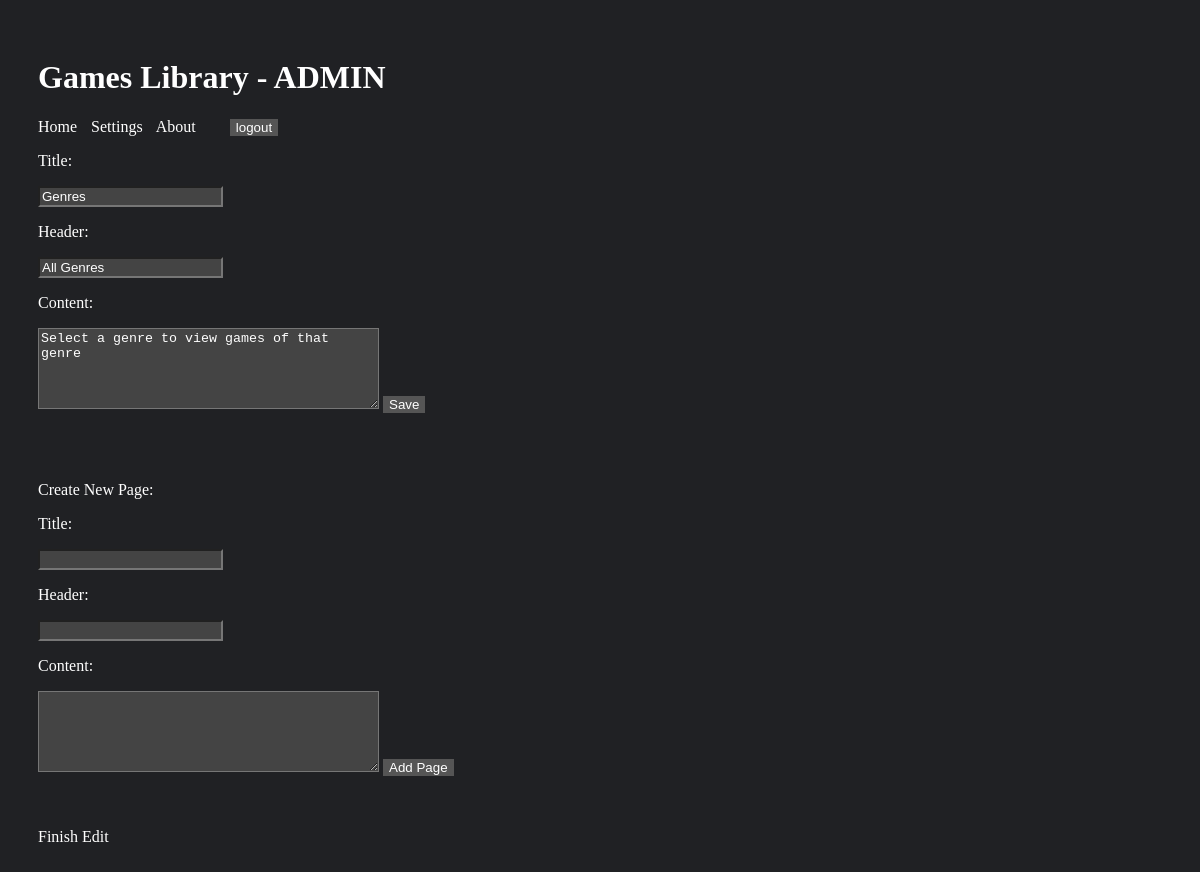
/EditPage.php?PageId=1 (signed in), run on the app's committed database.
### tables this page shows
CREATE TABLE SubPages(
	id INT NOT NULL AUTO_INCREMENT PRIMARY KEY,
    parentPage INT NULL,
    image varchar(225) NULL,
    title VARCHAR(100),
    header VARCHAR(100),
    content VARCHAR(1000),
    isActive BOOL
);

### dbConnector.php (called while the page is built, shortened)
<?php
function GetPageContent($dbConn, $Id)
{
    $query = "SELECT id, image, title, header, content, parentPage, isActive FROM SubPages WHERE id = " . $Id;
    $return = @mysqli_query($dbConn, $query);
    return $return;
}
?>

### EditPage.php (the view, shortened to what this page needs)
<?php
include_once "MyHeader.php";
?>
<?php
if (array_key_exists("PageId", $_GET) == true) {
	$PageId = $_GET["PageId"];
}
$PageData = mysqli_fetch_array(GetPageContent($myDbConn, $PageId));
$Deleted = !$PageData['isActive'];
?>
<form method="post">
	<p>Title:<p/> <input type="text" name="Title" value="<?php echo $PageData['title'];?>" /><br/>
	<p>Header:<p/> <input type="text" name="Header" value="<?php echo $PageData['header'];?>" /><br />
	<p>Content:<p/> <textarea name="Content" rows="5" cols="40"><?php echo $PageData['content'];?></textarea>
	<button type="submit" name="Save">Save</button>
</form>
<br/>
<br/>
<p>Create New Page:</p>
<form method="post">
	<p>Title:<p/> <input type="text" name="Title"/><br />
	<p>Header:<p/> <input type="text" name="Header"/><br />
	<p>Content:<p/> <textarea name="Content" rows="5" cols="40"></textarea>
	<button type="submit" name="Add">Add Page</button>
</form>
<?php
echo '<br/><br/><a href="index.php?PageId=' . ($Deleted ? $PageData['parentPage'] : $PageId) . '">Finish Edit</a>';
?>
<?php
include_once "MyFooter.php";
?>

### format.css (style rules this page uses)
body { padding: 30px; }

### darkTheme.css (style rules this page uses)
body { background-color: #202124; height: 100%; }
h1,h2,p,a { color: #ffffff; }
input,textarea { color: #ffffff; background-color: #444444; }
button { background-color: #555555; border: none; color: white; text-align: center; text-decoration: none; }
a:hover, a:visited, a:link, a:active { text-decoration: none; }

### data on the page
subpages: Title "Genres", Header "All Genres", Content "Select a genre to view games of that genre"

### other printed values
$MyHeader "Games Library"
